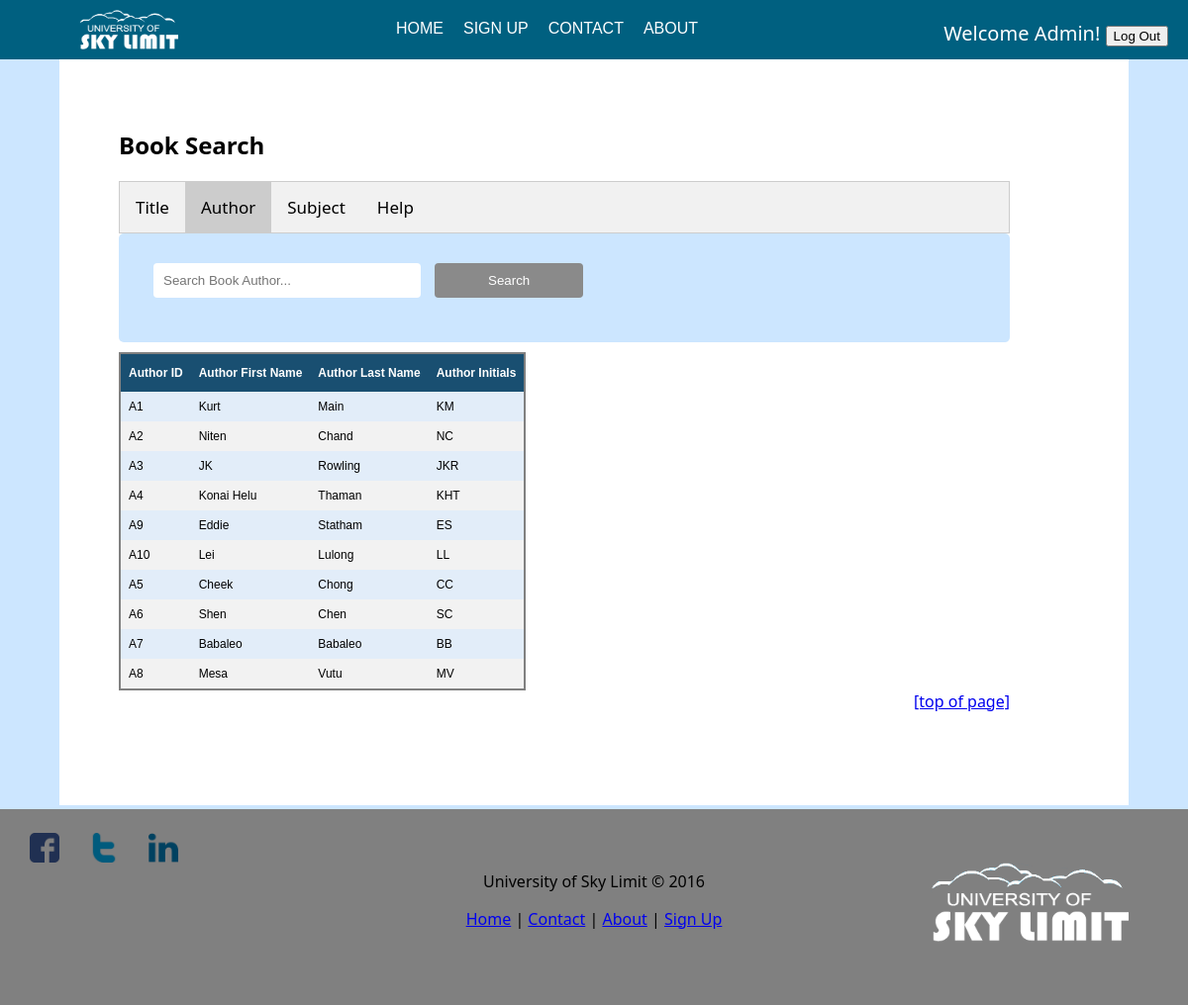
The app's page /Simple_Library_Management_System/library/searchauthor.php (signed in) with its own data.
### tables this page shows
CREATE TABLE `author` (
  `Author_ID` varchar(10) NOT NULL,
  `Author_FName` char(15) NOT NULL,
  `Author_LName` char(15) NOT NULL,
  `Author_Initial` char(5) NOT NULL
);

### Simple_Library_Management_System/library/searchauthor.php (the view, shortened to what this page needs)
<?php include 'includes/header.php';
	include 'includes/dbcon.php';
	$keyword = "";
	$queryCondition = "";
	$sql = "SELECT * FROM author " . $queryCondition;
	$result = mysqli_query($db_conn,$sql);
?>
	<head>
	</head>
	<body>
	<div id="main">
	<div id="main-content">
		<h2>Book Search</h2>
    		<ul class="tab">
				<li><a href="searchbook.php" class="tablinks">Title</a></li>
				<li class="active"><a href="searchauthor.php" class="tablinks">Author</a></li>
				<li><a href="searchsubject.php" class="tablinks">Subject</a></li>
				<li><a href="help.php" class="tablinks">Help</a></li>
			</ul>
			<form name="frmSearch" method="post" action="">
				<div class="search-box">
					<div>
						<input placeholder="Search Book Author..." type="text" name="keyword" class="InputBox" value="<?php echo $keyword; ?>"	/>
						<input type="submit" name="go" class="btnSearch" value="Search">
					</div>
				</div>
				</form>
				<table id="table" style="margin-left: 0">
						<tr>
							<th>Author ID</th>
							<th>Author First Name</th>
							<th>Author Last Name</th>
							<th>Author Initials</th>
						</tr>
					<?php
						$i=0;
						while($row = mysqli_fetch_assoc($result)) {
						if($i%2==0)
							$classname="evenRow";
						else
							$classname="oddRow";
						$Author_ID = $row["Author_ID"];
						$Author_FName = $row['Author_FName'];
						$Author_LName = $row['Author_LName'];
						$Author_Initial = $row['Author_Initial'];
						?>
						<tr class="<?php if(isset($classname)) echo $classname;?>">
							<td><?php echo $Author_ID; ?></td>
							<td><?php echo $Author_FName; ?></td>
							<td><?php echo $Author_LName; ?></td>
							<td><?php echo $Author_Initial; ?></td>
						</tr>
					<?php
						$i++;
					}
					?>
				</table>
			<a style="float: right;" href="#top">[top of page]</a><br/><br/><br/>
		</div>
		</div>
		<br/><br/><br/><br/>
<?php include 'includes/footer.php'; ?>

### Simple_Library_Management_System/library/style.css (style rules this page uses)
body { background: #cce6ff; margin: 0; font-family: "Segoe UI",Optima,Helvetica,Arial,sans-serif; }
#main { float: center; width:100%; }
#main-content { padding: 50px 10% 50px 5%; margin: 0 5% 0 5%; text-align: left; width: auto; background: white; min-height: 300px; margin-bottom: -7%; }
#table { font-family: "Trebuchet MS", Arial, Helvetica, sans-serif; border-collapse: collapse; border: 2px solid grey; }
#table td, #table th { padding: 8px; font-size:12px; }
#table th { padding-top: 12px; padding-bottom: 12px; text-align: left; background-color: #194f71; color: white; }
.evenRow { background-color: #E2EDF9; font-size:12px; }
.oddRow { background-color: #f2f2f2; font-size:12px; }
.search-box { margin: 0 0 10px 0; padding: 30px; float: center; border-radius: 5px; background-color: #cce6ff; }
.InputBox { padding: 10px; border: 0; border-radius: 4px; margin: 0px 5px 15px; width: 250px; }
.btnSearch { padding: 10px; background: #8A8A8A; border: 0; border-radius: 4px; margin: 0px 5px; color: #FFF; width: 150px; }
ul.tab { list-style-type: none; margin: 0; padding: 0; overflow: hidden; border: 1px solid #ccc; background-color: #f1f1f1; }
ul.tab li { float: left; }
ul.tab li a { display: inline-block; color: black; text-align: center; padding: 14px 16px; text-decoration: none; transition: 0.3s; font-size: 17px; }
ul.tab li a:focus, .active { background-color: #ccc; }

### records on screen
author: Author_ID "A1", Author_FName "Kurt", Author_LName "Main", Author_Initial "KM"
author: Author_ID "A2", Author_FName "Niten", Author_LName "Chand", Author_Initial "NC"
author: Author_ID "A3", Author_FName "JK", Author_LName "Rowling", Author_Initial "JKR"
author: Author_ID "A4", Author_FName "Konai Helu", Author_LName "Thaman", Author_Initial "KHT"
author: Author_ID "A9", Author_FName "Eddie", Author_LName "Statham", Author_Initial "ES"
author: Author_ID "A10", Author_FName "Lei", Author_LName "Lulong", Author_Initial "LL"
author: Author_ID "A5", Author_FName "Cheek", Author_LName "Chong", Author_Initial "CC"
author: Author_ID "A6", Author_FName "Shen", Author_LName "Chen", Author_Initial "SC"
author: Author_ID "A7", Author_FName "Babaleo", Author_LName "Babaleo", Author_Initial "BB"
author: Author_ID "A8", Author_FName "Mesa", Author_LName "Vutu", Author_Initial "MV"

### other values on screen
$_SESSION['firstname'] "Admin"
